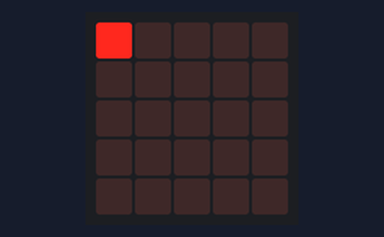
The program below on a simulated BBC micro:bit (MakeCode). Parts: the board's 5×5 LED display.

Above: at 0.2 s.
At 0.6 s:
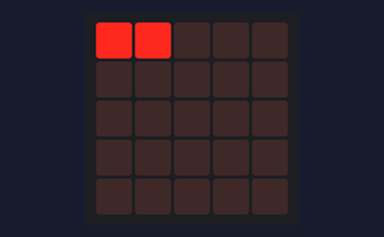
At 1.0 s:
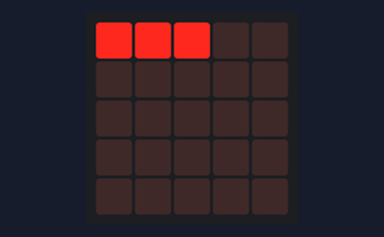
At 1.4 s:
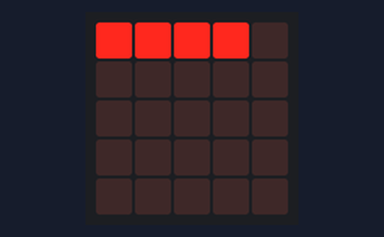
At 39.58 s:
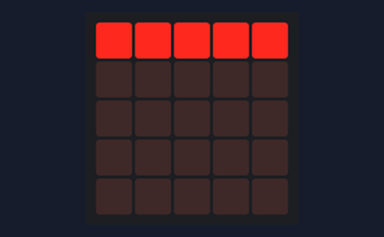

Measured:
- what the display in image 1 shows lasts 0.4 s, from 0.4 s to 0.8 s

The program:

main.ts
```typescript
basic.clearScreen()
let x = 0
let tiempo = 200
basic.forever(function () {
    for (let x = 0; x <= 4; x++) {
        led.plot(x, 0)
        basic.pause(tiempo)
        led.toggle(x, 0)
        basic.pause(tiempo)
    }
})
basic.forever(function () {
    x = 0
    while (x < 5) {
        led.plot(x, 0)
        basic.pause(tiempo)
        led.toggle(x, 0)
        basic.pause(tiempo)
        x += 1
    }
})
```

test.ts
```typescript
// aquí va el archivo "tests"; esto no se compilará cuando este paquete se utilice como una extensión.
```
